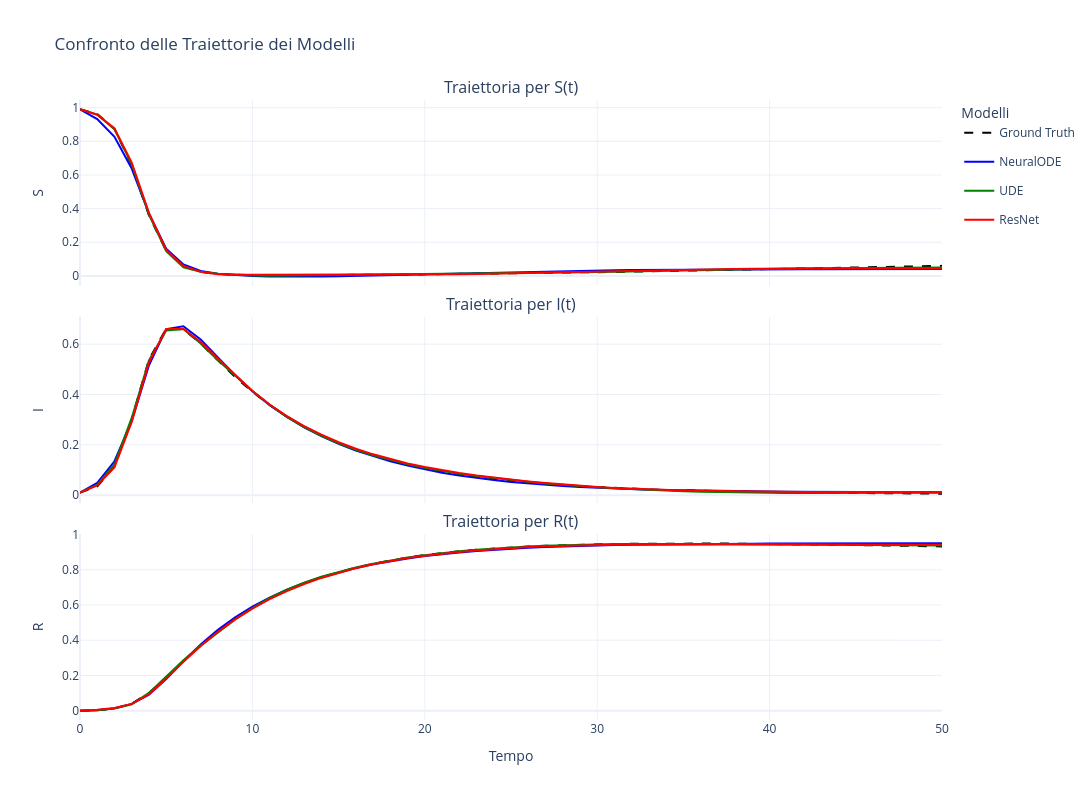

The code cell stored with this chart in its notebook:
### Code cell
labels = ['S', 'I', 'R']
colors = {
    'Ground Truth': 'black',
    'NeuralODE': 'blue',
    'UDE': 'green',
    'ResNet': 'red'
}
line_styles = {
    'Ground Truth': 'dash',
    'NeuralODE': 'solid',
    'UDE': 'solid',
    'ResNet': 'solid'
}

# Crea una figura con 3 righe di subplot e un asse x condiviso
fig = make_subplots(
    rows=3, cols=1,
    shared_xaxes=True,
    vertical_spacing=0.05,
    subplot_titles=[f'Traiettoria per {label}(t)' for label in labels]
)

# Itera attraverso ogni stato (S, I, R) per popolare i subplot
for i in range(3):
    # Aggiungi la traccia per il Ground Truth
    fig.add_trace(go.Scatter(
        x=t.cpu(),
        y=true_traj[:, i].cpu(),
        name='Ground Truth',
        mode='lines',
        line=dict(color=colors['Ground Truth'], dash=line_styles['Ground Truth']),
        legendgroup='Ground Truth',  # Raggruppa per mostrare una sola volta in legenda
        showlegend=(i == 0)  # Mostra in legenda solo per il primo subplot
    ), row=i + 1, col=1)

    # Aggiungi la traccia per la Neural ODE
    fig.add_trace(go.Scatter(
        x=t.cpu(),
        y=traj_neural[:, i].cpu(),
        name='NeuralODE',
        mode='lines',
        line=dict(color=colors['NeuralODE'], dash=line_styles['NeuralODE']),
        legendgroup='NeuralODE',
        showlegend=(i == 0)
    ), row=i + 1, col=1)

    # Aggiungi la traccia per la UDE
    fig.add_trace(go.Scatter(
        x=t.cpu(),
        y=traj_ude[:, i].cpu(),
        name='UDE',
        mode='lines',
        line=dict(color=colors['UDE'], dash=line_styles['UDE']),
        legendgroup='UDE',
        showlegend=(i == 0)
    ), row=i + 1, col=1)

    # Aggiungi la traccia per la ResNet
    fig.add_trace(go.Scatter(
        x=t.cpu(),
        y=traj_resnet[:, i].cpu(),
        name='ResNet',
        mode='lines',
        line=dict(color=colors['ResNet'], dash=line_styles['ResNet']),
        legendgroup='ResNet',
        showlegend=(i == 0)
    ), row=i + 1, col=1)

# Aggiorna il layout della figura
fig.update_layout(
    title_text="Confronto delle Traiettorie dei Modelli",
    height=800,  # Altezza simile al figsize
    width=1200,  # Larghezza simile al figsize
    legend_title_text='Modelli',
    template='plotly_white',
)

# Aggiorna gli assi
fig.update_xaxes(title_text="Tempo", row=3, col=1)  # Titolo asse x solo per l'ultimo grafico
fig.update_yaxes(title_text="S", row=1, col=1)
fig.update_yaxes(title_text="I", row=2, col=1)
fig.update_yaxes(title_text="R", row=3, col=1)



# Mostra il grafico
fig.show()
